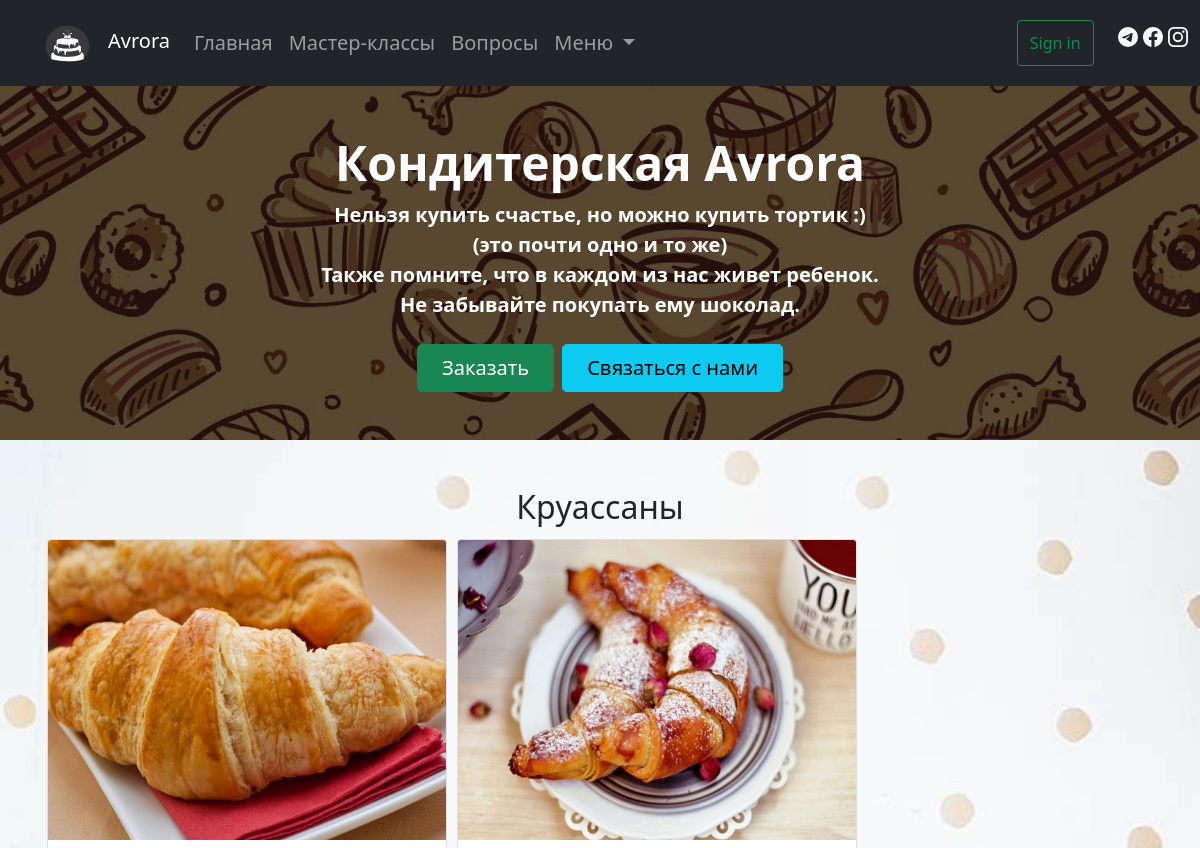
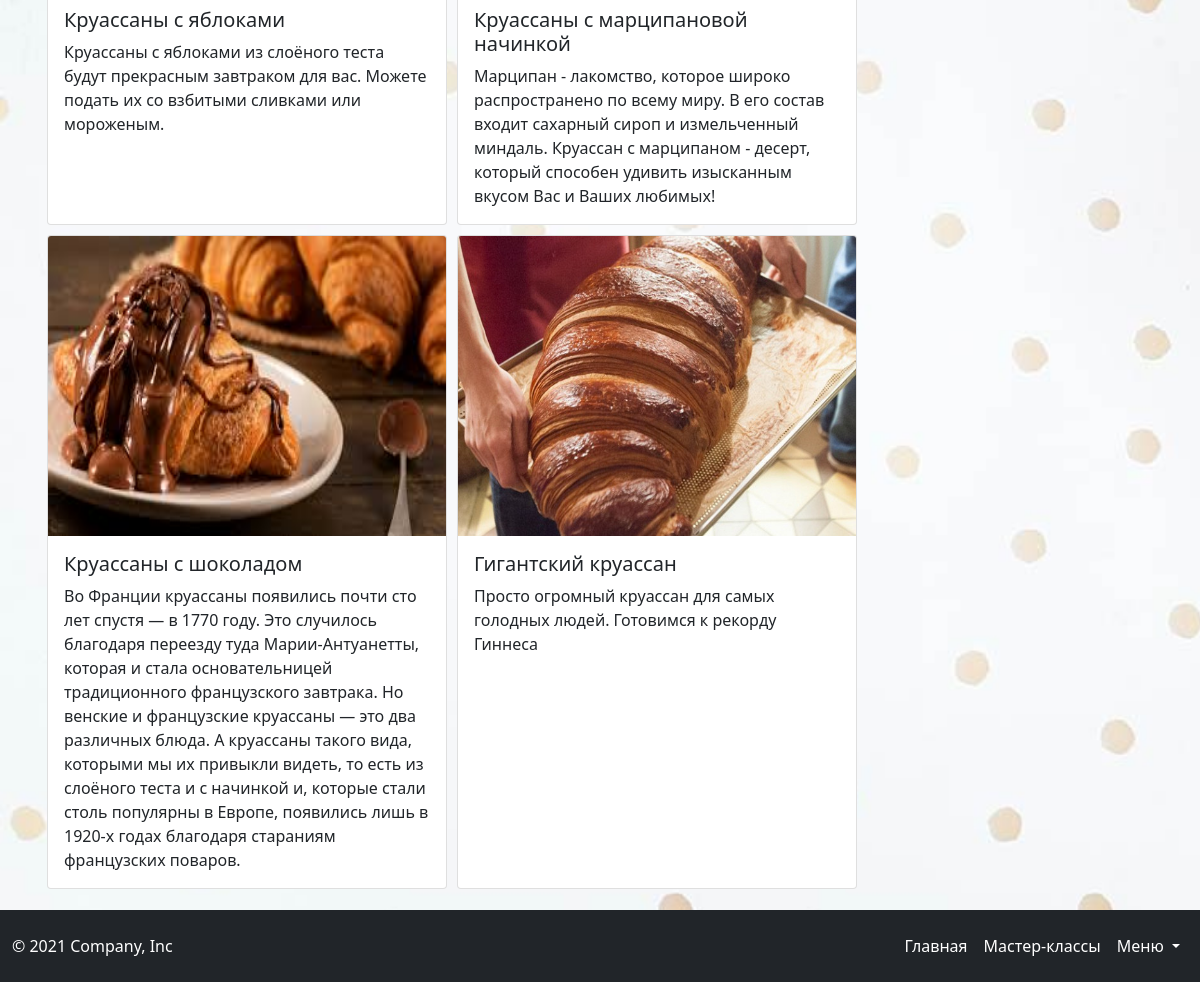
/kruassan.php, run on the app's committed database (2 pictures, top to bottom).
### tables this page shows
CREATE TABLE `kruassans` (
  `id_kruassans` int NOT NULL,
  `title` varchar(60) NOT NULL,
  `desc` text NOT NULL,
  `price` int NOT NULL,
  `imgname` varchar(30) NOT NULL
);

### kruassan.php (the view, shortened to what this page needs)
<?php
    require "blocks/header.php";
  require_once 'connectpdo.php'; ?>
 <?php
 $sql2 = $pdo -> prepare("SELECT * FROM kruassans");
 $sql2 -> execute();
 $uslugi = $sql2 -> fetchAll(PDO::FETCH_OBJ);
?>
<h2 class="text-center">Круассаны</h2>
    <div class="container">
      <div class="d-flex flex-wrap mb-3">
        <?php foreach($uslugi as $usluga): ?>
          <div class="card" style="width: 25rem; margin: 5px;">
           <img src="/imgs/<?php echo $usluga -> imgname; ?>" class="card-img-top" alt="<?php $usluga -> imgname?>" width="300" height="300">
            <div class="card-body">
              <h5 class="card-title"><?php echo $usluga ->title; ?></h5>
              <p class="card-text"><?php echo $usluga ->desc; ?></p>
            </div>
          </div>
        <?php endforeach ?>
      </div>
    </div>
<?php
    require "blocks/footer.php";
    ?>

### css/main.css (style rules this page uses)
body { background: url(/imgs/bg.jpg) no-repeat; background-size: cover; }

### data on the page
kruassans: imgname (picture), title "Круассаны с яблоками", desc "Круассаны с яблоками из слоёного теста будут прекрасным завтраком для вас. Можете подать их со взбитыми сливками или мороженым."
kruassans: imgname (picture), title "Круассаны с марципановой начинкой", desc "Марципан - лакомство, которое широко распространено по всему миру. В его состав входит сахарный сироп и измельченный миндаль. Круассан с марципаном - десерт, который способен удивить изысканным вкусом Вас и Ваших любимых!"
kruassans: imgname (picture), title "Круассаны с шоколадом", desc "Во Франции круассаны появились почти сто лет спустя — в 1770 году. Это случилось благодаря переезду туда Марии-Антуанетты, которая и стала основательницей традиционного французского завтрака. Но венские и французские круассаны — это два различных блюда. А круассаны такого вида, которыми мы их привыкли видеть, то есть из слоёного теста и с начинкой и, которые стали столь популярны в Европе, появились лишь в 1920-х годах благодаря стараниям французских поваров."
kruassans: imgname (picture), title "Гигантский круассан", desc "Просто огромный круассан для самых голодных людей. Готовимся к рекорду Гиннеса"
